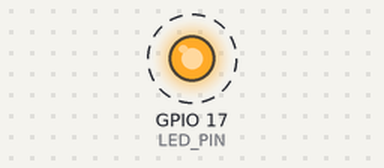
A program run on a simulated Raspberry Pi (BCM pin numbers). Shown: output pins drawn as LEDs (lit = HIGH). Dashed ring = blinking. What the program prints to the terminal is not drawn.

Above: at 0.5 s.
Timing chart, 0 to 4.6 s (numbered marks = the images above):
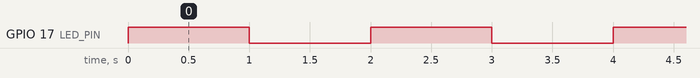

The program:

01_blink.py
```python
# 01_blink.py
import RPi.GPIO as GPIO
import time

# Use Broadcom (BCM) pin numbering
GPIO.setmode(GPIO.BCM)

# Set up pin 17 as an output pin
LED_PIN = 17
GPIO.setup(LED_PIN, GPIO.OUT)

try:
    print("Blinking... Press Ctrl+C to stop.")
    while True:
        GPIO.output(LED_PIN, True)   # LED ON
        print("LED status: ON")
        time.sleep(1)                # wait 1 second
        GPIO.output(LED_PIN, False)  # LED OFF
        print("LED status: OFF")
        time.sleep(1)                # wait 1 second

except KeyboardInterrupt:
    print("\nExiting program.")

finally:
    print("Cleaning up GPIO")
    GPIO.cleanup()  # Reset GPIO settings when exiting
```

Measured:
- by itself, GPIO 17 (LED_PIN): alternates HIGH for 1.0 s and LOW for 1.0 s
